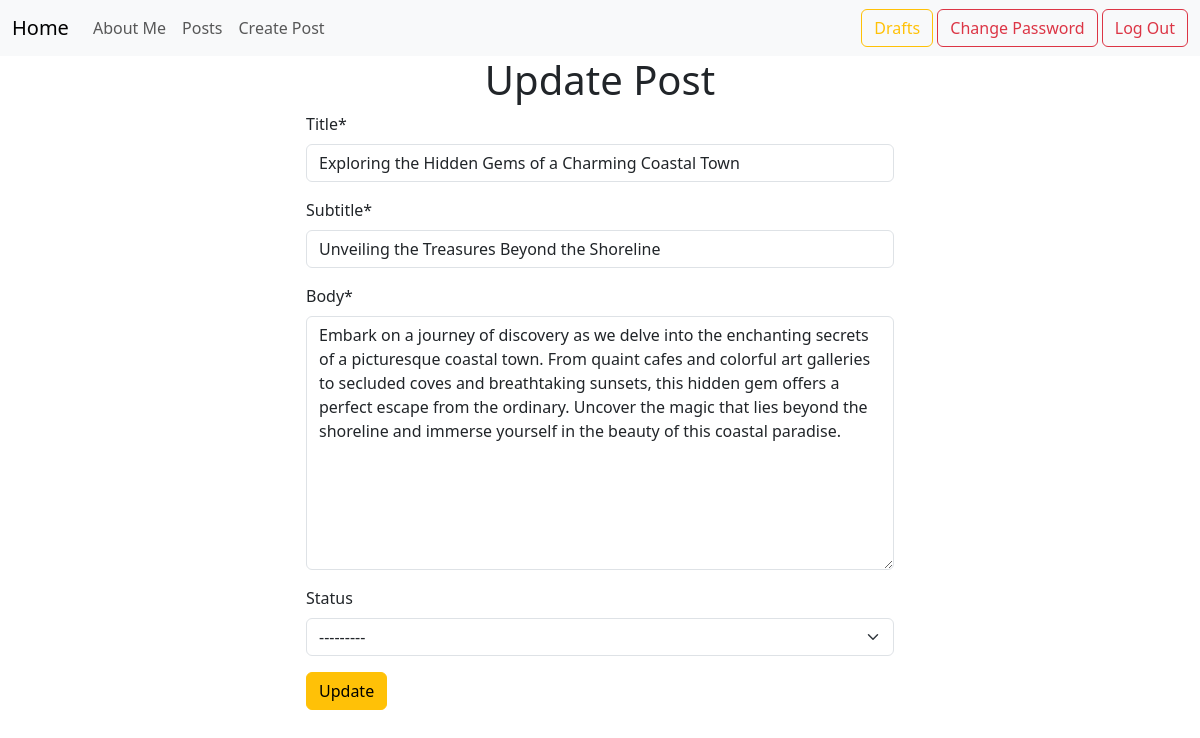
The app's page /posts/1/edit/ (signed in) with its own data.
### posts/models.py (models this page shows, shortened)
class Post(models.Model):
    title = models.CharField(max_length=128)
    subtitle = models.CharField(max_length=256)
    body = models.TextField()
    author = models.ForeignKey(
        get_user_model(),
        on_delete=models.CASCADE
    )
    created_on = models.DateTimeField(auto_now_add=True)
    status = models.ForeignKey(
        Status,
        on_delete=models.CASCADE,
        blank=True, null=True
    )

### posts/views.py (the view)
# urls.py: path("<int:pk>/edit/", views.PostUpdateView.as_view(), name="edit"),
class PostUpdateView(LoginRequiredMixin, UserPassesTestMixin, UpdateView):
    template_name = "posts/edit.html"
    model = Post
    fields = ["title", "subtitle", "body", "status"]
    def test_func(self):
        post = self.get_object()
        return post.author == self.request.user

### posts/models.py (called while the page is built)
    def __str__(self):
        return self.name

### templates/posts/edit.html (shortened to what this page needs)
{% extends 'base.html' %}
{% load crispy_forms_tags %}
{% block content %}
    <div class="row d-flex justify-content-center">
        <div class="col-md-6">
            <div class="d-flex justify-content-center">
                <h1>Update Post</h1>
            </div>
            <form method="POST">
                {{ form|crispy }}
                <input type="submit" class="btn btn-warning" value="Update">
            </form>
        </div>
    </div>
{% endblock content %}

### records on screen
Post: title "Exploring the Hidden Gems of a Charming Coastal Town", subtitle "Unveiling the Treasures Beyond the Shoreline", body "Embark on a journey of discovery as we delve into the enchanting secrets of a picturesque coastal town. From quaint cafes and colorful art galleries to secluded coves and breathtaking sunsets, this hidden gem offers a perfect escape from the ordinary. Uncover the magic that lies beyond the shoreline and immerse yourself in the beauty of this coastal paradise.", status "---------"
